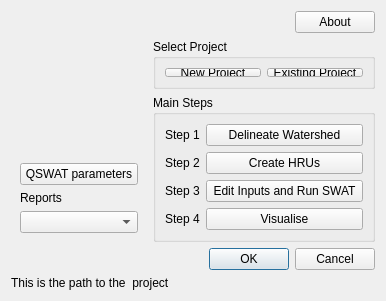
<?xml version="1.0" encoding="UTF-8"?>
<ui version="4.0">
 <class>QSwat</class>
 <widget class="QDialog" name="QSwat">
  <property name="geometry">
   <rect>
    <x>0</x>
    <y>0</y>
    <width>386</width>
    <height>300</height>
   </rect>
  </property>
  <property name="windowTitle">
   <string>QSWAT</string>
  </property>
  <property name="windowIcon">
   <iconset resource="resources.qrc">
    <normaloff>:/QSWAT/QSWAT-Icon/QSWAT-Icon-SWAT-16.ico</normaloff>:/QSWAT/QSWAT-Icon/QSWAT-Icon-SWAT-16.ico</iconset>
  </property>
  <property name="whatsThis">
   <string/>
  </property>
  <layout class="QGridLayout" name="gridLayout_4">
   <item row="0" column="0" rowspan="3">
    <widget class="QLabel" name="WaterBaseLogo">
     <property name="sizePolicy">
      <sizepolicy hsizetype="Fixed" vsizetype="Fixed">
       <horstretch>0</horstretch>
       <verstretch>0</verstretch>
      </sizepolicy>
     </property>
     <property name="maximumSize">
      <size>
       <width>170</width>
       <height>125</height>
      </size>
     </property>
     <property name="text">
      <string/>
     </property>
     <property name="pixmap">
      <pixmap resource="resources.qrc">:/QSWAT/QSWAT-Icon/SWAT-Logo.png</pixmap>
     </property>
     <property name="scaledContents">
      <bool>true</bool>
     </property>
    </widget>
   </item>
   <item row="0" column="1">
    <spacer name="horizontalSpacer">
     <property name="orientation">
      <enum>Qt::Horizontal</enum>
     </property>
     <property name="sizeHint" stdset="0">
      <size>
       <width>126</width>
       <height>20</height>
      </size>
     </property>
    </spacer>
   </item>
   <item row="0" column="2">
    <widget class="QPushButton" name="aboutButton">
     <property name="text">
      <string>About</string>
     </property>
    </widget>
   </item>
   <item row="1" column="1" colspan="2">
    <widget class="QGroupBox" name="projectBox">
     <property name="minimumSize">
      <size>
       <width>0</width>
       <height>50</height>
      </size>
     </property>
     <property name="title">
      <string>Select Project</string>
     </property>
     <layout class="QGridLayout" name="gridLayout">
      <item row="0" column="0">
       <widget class="QPushButton" name="newButton">
        <property name="sizePolicy">
         <sizepolicy hsizetype="Expanding" vsizetype="Fixed">
          <horstretch>0</horstretch>
          <verstretch>0</verstretch>
         </sizepolicy>
        </property>
        <property name="text">
         <string>New Project</string>
        </property>
       </widget>
      </item>
      <item row="0" column="1">
       <widget class="QPushButton" name="existingButton">
        <property name="sizePolicy">
         <sizepolicy hsizetype="Expanding" vsizetype="Fixed">
          <horstretch>0</horstretch>
          <verstretch>0</verstretch>
         </sizepolicy>
        </property>
        <property name="text">
         <string>Existing Project</string>
        </property>
       </widget>
      </item>
     </layout>
    </widget>
   </item>
   <item row="2" column="1" rowspan="2" colspan="2">
    <widget class="QGroupBox" name="mainBox">
     <property name="title">
      <string>Main Steps</string>
     </property>
     <layout class="QGridLayout" name="gridLayout_2">
      <item row="0" column="0">
       <widget class="QLabel" name="delinLabel">
        <property name="text">
         <string>Step 1</string>
        </property>
        <property name="buddy">
         <cstring>delinButton</cstring>
        </property>
       </widget>
      </item>
      <item row="0" column="1">
       <widget class="QPushButton" name="delinButton">
        <property name="sizePolicy">
         <sizepolicy hsizetype="Expanding" vsizetype="Fixed">
          <horstretch>0</horstretch>
          <verstretch>0</verstretch>
         </sizepolicy>
        </property>
        <property name="toolTip">
         <string>Click to select the DEM and delineate the watershed</string>
        </property>
        <property name="text">
         <string>Delineate Watershed</string>
        </property>
       </widget>
      </item>
      <item row="1" column="0">
       <widget class="QLabel" name="hrusLabel">
        <property name="text">
         <string>Step 2</string>
        </property>
        <property name="buddy">
         <cstring>hrusButton</cstring>
        </property>
       </widget>
      </item>
      <item row="1" column="1">
       <widget class="QPushButton" name="hrusButton">
        <property name="sizePolicy">
         <sizepolicy hsizetype="Expanding" vsizetype="Fixed">
          <horstretch>0</horstretch>
          <verstretch>0</verstretch>
         </sizepolicy>
        </property>
        <property name="toolTip">
         <string>Click to select landuse and soil files and create HRUs</string>
        </property>
        <property name="text">
         <string>Create HRUs</string>
        </property>
       </widget>
      </item>
      <item row="2" column="0">
       <widget class="QLabel" name="editLabel">
        <property name="text">
         <string>Step 3</string>
        </property>
        <property name="buddy">
         <cstring>editButton</cstring>
        </property>
       </widget>
      </item>
      <item row="2" column="1">
       <widget class="QPushButton" name="editButton">
        <property name="sizePolicy">
         <sizepolicy hsizetype="Expanding" vsizetype="Fixed">
          <horstretch>0</horstretch>
          <verstretch>0</verstretch>
         </sizepolicy>
        </property>
        <property name="toolTip">
         <string>Click to run the SWAT editor</string>
        </property>
        <property name="text">
         <string>Edit Inputs and Run SWAT</string>
        </property>
       </widget>
      </item>
      <item row="3" column="0">
       <widget class="QLabel" name="visualiseLabel">
        <property name="text">
         <string>Step 4</string>
        </property>
        <property name="buddy">
         <cstring>visualiseButton</cstring>
        </property>
       </widget>
      </item>
      <item row="3" column="1">
       <widget class="QPushButton" name="visualiseButton">
        <property name="sizePolicy">
         <sizepolicy hsizetype="Expanding" vsizetype="Fixed">
          <horstretch>0</horstretch>
          <verstretch>0</verstretch>
         </sizepolicy>
        </property>
        <property name="toolTip">
         <string>Click to visualise outputs after a SWAT run</string>
        </property>
        <property name="text">
         <string>Visualise</string>
        </property>
       </widget>
      </item>
     </layout>
    </widget>
   </item>
   <item row="3" column="0">
    <widget class="QWidget" name="widget" native="true">
     <layout class="QGridLayout" name="gridLayout_3">
      <item row="2" column="0">
       <widget class="QLabel" name="reportsLabel">
        <property name="text">
         <string>Reports</string>
        </property>
       </widget>
      </item>
      <item row="3" column="0">
       <widget class="QComboBox" name="reportsBox">
        <property name="duplicatesEnabled">
         <bool>false</bool>
        </property>
       </widget>
      </item>
      <item row="1" column="0">
       <widget class="QPushButton" name="paramsButton">
        <property name="sizePolicy">
         <sizepolicy hsizetype="Expanding" vsizetype="Fixed">
          <horstretch>0</horstretch>
          <verstretch>0</verstretch>
         </sizepolicy>
        </property>
        <property name="toolTip">
         <string>Click to set the location of the SWAT editor and (optionally) MPI.  Unless these locations change, you only need to do this once; the values are used for all projects.</string>
        </property>
        <property name="text">
         <string>QSWAT parameters</string>
        </property>
       </widget>
      </item>
     </layout>
    </widget>
   </item>
   <item row="4" column="1" colspan="2">
    <widget class="QDialogButtonBox" name="buttonBox">
     <property name="orientation">
      <enum>Qt::Horizontal</enum>
     </property>
     <property name="standardButtons">
      <set>QDialogButtonBox::Cancel|QDialogButtonBox::Ok</set>
     </property>
    </widget>
   </item>
   <item row="5" column="0" colspan="3">
    <widget class="QLabel" name="projPath">
     <property name="text">
      <string>This is the path to the  project</string>
     </property>
    </widget>
   </item>
  </layout>
  <zorder>aboutButton</zorder>
  <zorder>widget</zorder>
  <zorder>projPath</zorder>
  <zorder>buttonBox</zorder>
  <zorder>mainBox</zorder>
  <zorder>WaterBaseLogo</zorder>
  <zorder>projectBox</zorder>
 </widget>
 <resources>
  <include location="resources.qrc"/>
 </resources>
 <connections>
  <connection>
   <sender>buttonBox</sender>
   <signal>accepted()</signal>
   <receiver>QSwat</receiver>
   <slot>accept()</slot>
   <hints>
    <hint type="sourcelabel">
     <x>248</x>
     <y>254</y>
    </hint>
    <hint type="destinationlabel">
     <x>157</x>
     <y>274</y>
    </hint>
   </hints>
  </connection>
  <connection>
   <sender>buttonBox</sender>
   <signal>rejected()</signal>
   <receiver>QSwat</receiver>
   <slot>reject()</slot>
   <hints>
    <hint type="sourcelabel">
     <x>316</x>
     <y>260</y>
    </hint>
    <hint type="destinationlabel">
     <x>286</x>
     <y>274</y>
    </hint>
   </hints>
  </connection>
 </connections>
</ui>
